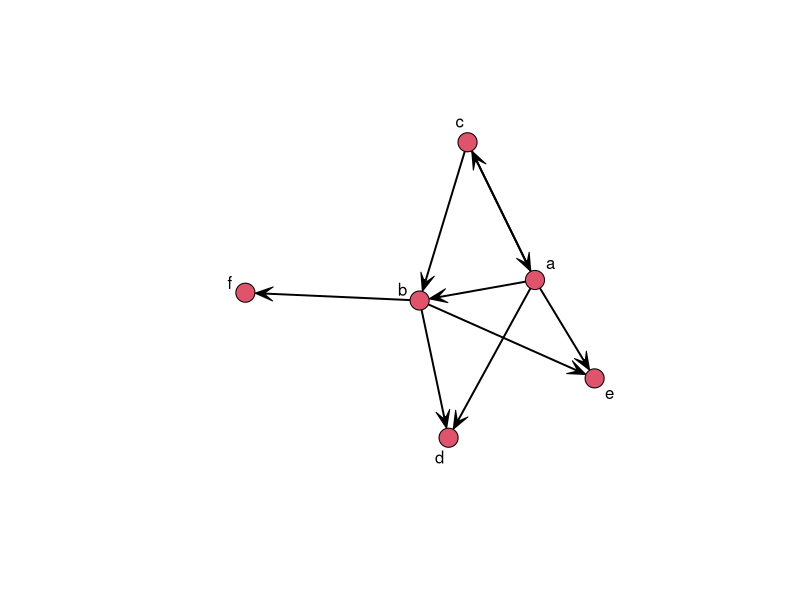

Write R code to recreate this figure. (Note: this script raises an error after producing the figure.)
## If you haven't already, install the following packages
## install.packages("network")
## install.packages("sna")
## install.packages("GGally")

##### ----- SOME PRELIMINARIES ----- #####

# This sets the working directory
# This will be user-specific, choose a folder where you stored your data files
setwd("~/gDrive_main/grad-school/workshops/sna022019/scripts/1_ex1/")

# This loads the libraries
library(network) # allows us to create network objects
library(sna)     # allows us to calculate network metrics
library(GGally)  # allows us to plot pretty network visualizations

##### ----- DATA PROCESSING ----- #####

# Read an adjacency matrix (R stores it as a data frame by default)
relations <- read.csv("ex1_ad-matrix.csv", header = FALSE, stringsAsFactors = FALSE)

# When the matrix format is preferred, here's how you convert
relations <- as.matrix(relations)

# Read in some vertex attribute data (it's okay to leave this as a data frame)
node.info <- read.csv("ex1_vertex-attr.csv", header = TRUE, stringsAsFactors = FALSE)

# Since our relational data has no row/column names, let's set them now
rownames(relations) <- node.info$name
colnames(relations) <- node.info$name

# An aside about factors: why did we set stringsAsFactors = FALSE?
relations_wFactors<-read.csv("ex1_vertex-attr.csv", header = TRUE)

# Answer: if we perform the following action, an error is thrown
relations_wFactors[1,2]<-"Derek"

# Here's another illustrative example of factor idiosyncracies
numFactor <- as.factor(c(1,3,5))
numFactor + 1
numFactor <- as.numeric(numFactor)
numFactor + 1

##### ----- MAKING NETWORK OBJECTS ----- #####
# here, we will create two networks, one directed (nedge)
# and the other undirected (nrelations)

## ----- (1) Data source: adjacency matrix
# Create a network object based on relations (an adjacency matrix). 
# This is NOT a directed graph (directed = FALSE)
nrelations <- network(relations, directed = FALSE)
nrelations # Get a quick description of the data

## ----- (2) Data source: new network
# What if we wanted to start from a blank slate? 
# Let's make a brand new network object with 5 vertices.
nempty <- network.initialize(5)
nempty # Compare with nrelations by taking a quick look

## ----- (3) Data source: edge list
edgelist <- read.csv("ex1_edge-attr.csv", header = TRUE, stringsAsFactors = FALSE)
head(edgelist)

nedge <- network(edgelist, matrix.type = "edgelist")
nedge
nedge[,]
gplot(nedge, displaylabels = TRUE)

# ignore.eval is FALSE because we want to incorporate weight metrics
nedge <- network(edgelist, matrix.type="edgelist", ignore.eval = F, names.eval="weight")
nedge
nedge[,]
gplot(nedge, displaylabels = T, edge.lwd = as.sociomatrix(nedge, "weight")*5)

##### ----- NETWORK OVERVIEW ----- #####

summary(nrelations) # Get an overall summary
network.edgecount(nrelations) # How many edges are present?
network.size(nrelations) # How large is the network (i.e. How many nodes are in the network?)
as.sociomatrix(nrelations) # Show it as a sociomatrix
nrelations[,] # Another way to do it

##### ----- NETWORK VISUALIZATION ----- #####

plot(nrelations,displaylabels = TRUE) # Plot with names

# a multiplier to expand the horizontal axis if node labels get clipped
ggnet2(nrelations, label = TRUE, layout.exp = 0.2)
ggnet2(nedge, arrow.size = 12, arrow.gap = 0.05, label = TRUE)

##### ----- MUNIPULATING NETWORKS ----- #####

## ----- (1) Adding and deleting edges

# Create an empty graph
g <- network.initialize(5)
ggnet2(g, label = TRUE)

# Add an edge from 1 to 2
g[1, 2] <- 1
ggnet2(g, label = TRUE)

# Add edges from 2 to everyone else
g[2, ] <- 1 
ggnet2(g, label = TRUE)

# Now, let's delete edges
g[2, 5] <- 0 # Remove the edge from 3 to 5
ggnet2(g, label = TRUE)

# Testing adjacency of nrelations
nrelations_sm <- as.sociomatrix(nrelations)
nrelations["Emma", "Sarah"] # Emma to Sarah?
nrelations["Emma",]         # Emma to all other nodes

## ----- (2) Vertex Attributes 

# Add some attributes to nrelations from node.info
nrelations %v% "id" <- node.info$id 
nrelations %v% "age" <- node.info$age
nrelations %v% "sex" <- node.info$sex
nrelations %v% "handed" <- node.info$handed
nrelations %v% "lastDocVisit" <- nodeInfo$lastDocVisit

# Listing attributes
list.vertex.attributes(nrelations) # List all vertex attributes

# Retrieving attributes
nrelations %v% "age" # Retrieve vertex ages
nrelations %v% "id" # Retrieve vertex ids

##### ----- Network Analysis with the SNA package ----- #####

## ----- (1) We begin with the simplest case: degree centrality
# let's take a look at the network first
ggnet2(nedge, arrow.size = 12, arrow.gap = 0.05, label = TRUE)

degree(nedge) # Default: total degree
ideg <- degree(nedge, cmode= "indegree") # indegree
odeg <- degree(nedge, cmode= "outdegree") # outdegree

# let's confirm that in + out = total?
degree(nedge) == ideg + odeg 

# Plot simple histograms of the degree distribution:
par(mfrow=c(2,2)) # Set up a 2x2 display

hist(ideg, 
     xlab="Indegree",
     main="Indegree Distribution", 
     prob=TRUE)

hist(odeg, 
     xlab="Outdegree", 
     main="Outdegree Distribution", 
     prob=TRUE)

hist(ideg+odeg, 
     xlab="Total Degree", 
     main="Total Degree Distribution", 
     prob=TRUE)

par(mfrow=c(1,1)) # Restore display

## ----- (2) Next, let's look at betweeness centrality
# Betweenness centrality calculation, gmode indicates the type of graph being
# evaluated. "graph" indicates undirected graph.
ggnet2(nrelations, arrow.size = 12, arrow.gap = 0.05, label = TRUE)
bet <- as.matrix(betweenness(nrelations, gmode= "graph"))
rownames(bet) <- colnames(nrelations[,])
bet

## ----- (3) Geodesic distance
# Can use sna routines to explore alternatives to the common measures. . .
nrelations_gdist <- geodist(nrelations)$gdist # matrix of geodesic distances
nrelations_gdist

# max of all geodesic distances
max(nrelations_gdist[nrelations_gdist != Inf])

## ----- (4) Elementary graph-level indices
gden(nrelations) # Density
ggnet2(nedge, arrow.size = 12, arrow.gap = 0.05, label = TRUE)

## ----- (5) Dyad census routines
# dyad counnts for nrelations and nedges
dyad.census(nrelations)
dyad.census(nedge)
